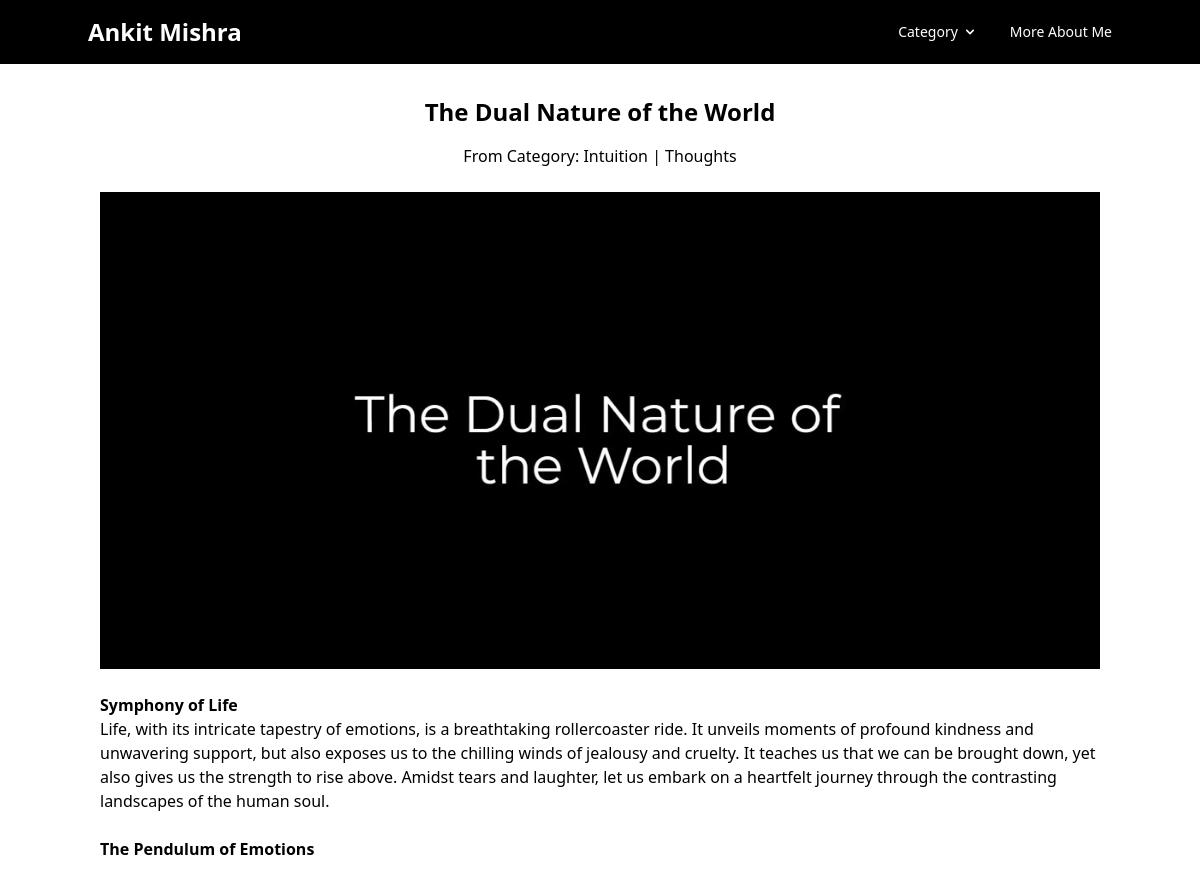
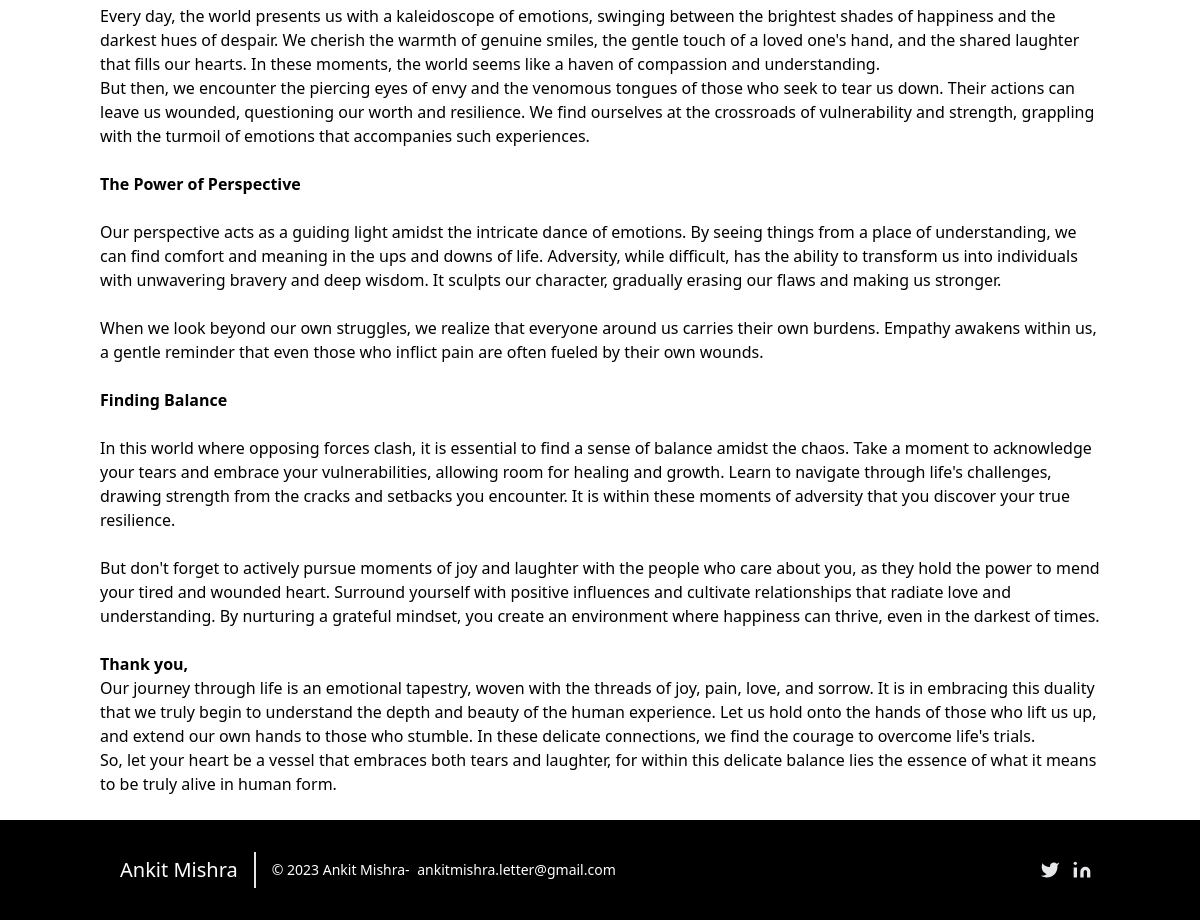
/insider/dual-nature-of-the-world, run on the app's committed database (2 pictures, top to bottom).
### blog/models.py (models this page shows, shortened)
class Post(models.Model):
    post_id = models.AutoField(primary_key=True)
    title=models.CharField(max_length=200)
    content = HTMLField()
    url = models.CharField(max_length=100)
    cat = models.ForeignKey(Category,on_delete=models.CASCADE)
    image= models.ImageField(upload_to='post/')
    def __str__(self):
        return self.title

class Category(models.Model):
    cat_id = models.AutoField(primary_key=True)
    title = models.CharField(max_length=100)
    description = models.TextField()
    url = models.CharField(max_length=100)
    image = models.ImageField(upload_to='category/')
    add_date = models.DateTimeField(auto_now_add=True,null=True)

### blog/views.py (the view)
# urls.py: path('insider/<slug:url>',post),
def post(request,url):
    post=Post.objects.get(url=url)
    cats = Category.objects.all()
    print(post)
    readmore = {
        "readmore":post,
        "cats":cats
    }
    return render(request,'post.html',readmore)

### template/post.html (shortened to what this page needs)
{%extends 'base.html' %}
{%block content%}
<div class="container-custom mt-8 flex justify-center">
  <div class="w-full sm:w-12/12 md:w-10/12">
    <h2 class="mb-4 text-2xl font-semibold text-center">{{ readmore.title }}</h2>
    <p class="text-center">From Category: {{ readmore.cat.title }}</p> <br>
    <div class="img-container">
      <img src="/media/{{ readmore.image }}" class="w-full h-auto max-h-250 object-cover max-w-full" alt="">
    </div>
    <br>
    <p class="text-center">{{ readmore.content|safe }}</p>
  </div>
</div>
<br>
{%endblock%}

### data on the page
Post: title "The Dual Nature of the World", cat "Intuition | Thoughts", image (picture), content "Symphony of Life Life, with its intricate tapestry of emotions, is a breathtaking rollercoaster ride. It unveils moments of profound kindness and unwavering support, but also exposes us to the chilling winds of jealousy and cruelty. It teaches us that we can be brought down, yet also gives us the strength to rise above. Amidst tears and laughter, let us embark on a heartfelt journey through the contrasting landscapes of the human soul. The Pendulum of Emotions Every day, the world presents us with a kaleidoscope of emotions, swinging between the brightest shades of happiness and the darkest hues of despair. We cherish the warmth of genuine smiles, the gentle touch of a loved one's hand, and…"
